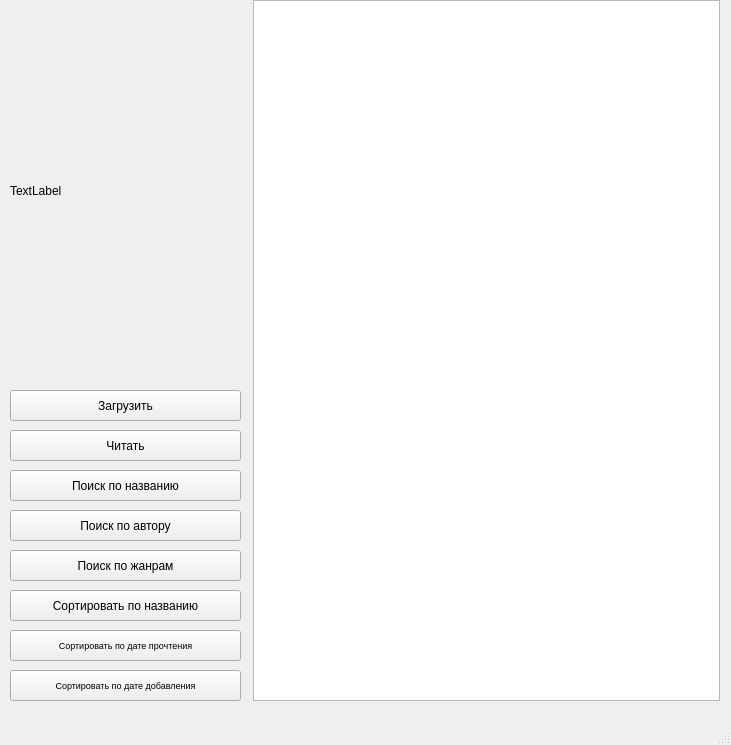
<?xml version="1.0" encoding="UTF-8"?>
<ui version="4.0">
 <class>MainWindow</class>
 <widget class="QMainWindow" name="MainWindow">
  <property name="geometry">
   <rect>
    <x>0</x>
    <y>0</y>
    <width>731</width>
    <height>745</height>
   </rect>
  </property>
  <property name="windowTitle">
   <string>MainWindow</string>
  </property>
  <widget class="QWidget" name="centralwidget">
   <widget class="QTableWidget" name="table">
    <property name="geometry">
     <rect>
      <x>253</x>
      <y>0</y>
      <width>467</width>
      <height>701</height>
     </rect>
    </property>
    <attribute name="horizontalHeaderVisible">
     <bool>false</bool>
    </attribute>
    <attribute name="verticalHeaderVisible">
     <bool>false</bool>
    </attribute>
   </widget>
   <widget class="QPushButton" name="read">
    <property name="geometry">
     <rect>
      <x>10</x>
      <y>430</y>
      <width>231</width>
      <height>31</height>
     </rect>
    </property>
    <property name="text">
     <string>Читать</string>
    </property>
   </widget>
   <widget class="QPushButton" name="load">
    <property name="geometry">
     <rect>
      <x>10</x>
      <y>390</y>
      <width>231</width>
      <height>31</height>
     </rect>
    </property>
    <property name="text">
     <string>Загрузить</string>
    </property>
   </widget>
   <widget class="QPushButton" name="sort_title">
    <property name="geometry">
     <rect>
      <x>10</x>
      <y>590</y>
      <width>231</width>
      <height>31</height>
     </rect>
    </property>
    <property name="text">
     <string>Сортировать по названию</string>
    </property>
   </widget>
   <widget class="QPushButton" name="sort_read">
    <property name="geometry">
     <rect>
      <x>10</x>
      <y>630</y>
      <width>231</width>
      <height>31</height>
     </rect>
    </property>
    <property name="font">
     <font>
      <pointsize>7</pointsize>
     </font>
    </property>
    <property name="text">
     <string>Сортировать по дате прочтения</string>
    </property>
   </widget>
   <widget class="QPushButton" name="sort_add">
    <property name="geometry">
     <rect>
      <x>10</x>
      <y>670</y>
      <width>231</width>
      <height>31</height>
     </rect>
    </property>
    <property name="font">
     <font>
      <pointsize>7</pointsize>
     </font>
    </property>
    <property name="text">
     <string>Сортировать по дате добавления</string>
    </property>
   </widget>
   <widget class="QPushButton" name="find_title">
    <property name="geometry">
     <rect>
      <x>10</x>
      <y>470</y>
      <width>231</width>
      <height>31</height>
     </rect>
    </property>
    <property name="text">
     <string>Поиск по названию</string>
    </property>
   </widget>
   <widget class="QLabel" name="label">
    <property name="geometry">
     <rect>
      <x>10</x>
      <y>0</y>
      <width>231</width>
      <height>381</height>
     </rect>
    </property>
    <property name="text">
     <string>TextLabel</string>
    </property>
   </widget>
   <widget class="QPushButton" name="find_author">
    <property name="geometry">
     <rect>
      <x>10</x>
      <y>510</y>
      <width>231</width>
      <height>31</height>
     </rect>
    </property>
    <property name="text">
     <string>Поиск по автору</string>
    </property>
   </widget>
   <widget class="QPushButton" name="find_genres">
    <property name="geometry">
     <rect>
      <x>10</x>
      <y>550</y>
      <width>231</width>
      <height>31</height>
     </rect>
    </property>
    <property name="text">
     <string>Поиск по жанрам</string>
    </property>
   </widget>
  </widget>
  <widget class="QMenuBar" name="menubar">
   <property name="geometry">
    <rect>
     <x>0</x>
     <y>0</y>
     <width>731</width>
     <height>22</height>
    </rect>
   </property>
  </widget>
  <widget class="QStatusBar" name="statusbar"/>
 </widget>
 <resources/>
 <connections/>
</ui>
